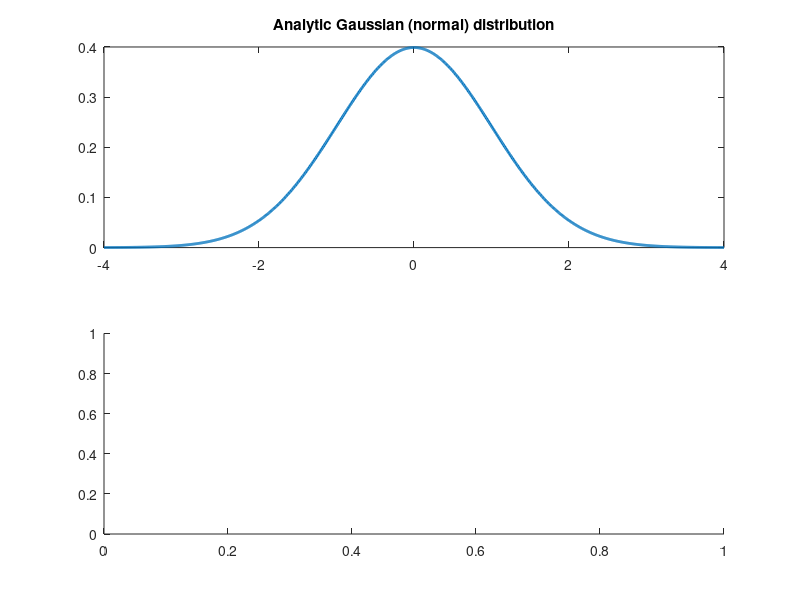

Here is the MATLAB script that generated this plot: (Note: this script raises an error after producing the figure.)
%%
%   COURSE: Master statistics and machine learning: intuition, math, code										
%      URL: udemy.com/course/statsml_x/?couponCode=202112 
% 
%  SECTION: Descriptive statistics
%    VIDEO: Data from different distributions
% 
%  TEACHER: Mike X Cohen, sincxpress.com
%

%%

% a clear MATLAB workspace is a clear mental workspace
close all; clear

%% Gaussian

% number of discretizations
N = 1001;

x = linspace(-4,4,N);
gausdist = normpdf(x);

figure(1), clf
subplot(211)
plot(x,gausdist,'linew',2)
title('Analytic Gaussian (normal) distribution')

% is this a probability distribution?
sum(gausdist)
% try scaling by dx...

%% Normally-distributed random numbers

% parameters
stretch = 1; % variance (square of standard deviation)
shift   = 5; % mean
n       = 1000;

% create data
data = stretch*randn(n,1) + shift;

% plot data
subplot(212)
histogram(data,25)
title('Empirical normal distribution')

%% Uniformly-distributed numbers

% parameters
stretch = 2; % not the variance
shift   = .5;
n       = 10000;

% create data
data = stretch*rand(n,1) + shift-stretch/2;

% plot data
figure(2), clf
subplot(211)
plot(data,'.')
title('Uniform data values')

subplot(212)
histogram(data,25)
title('Uniform data histogram')

%% log-normal distribution

N = 1001;
x = linspace(0,10,N);
lognormdist = lognpdf(x);

figure(3), clf
subplot(311)
plot(x,lognormdist,'linew',2)
title('Analytic log-normal distribution')

%% empirical log-normal distribution

shift   = 5;  % equal to the mean?
stretch = .5; % equal to standard deviation?
n = 2000;     % number of data points

% generate data
data = stretch*randn(n,1) + shift;
data = exp( data );

% plot data
subplot(312)
plot(data,'.')
title('Log-normal data values')

subplot(313)
histogram(data,25)
title('Log-normal data histogram')

%% binomial

% a binomial distribution is the probability of K heads in N coin tosses,
% given a probability of p heads (e.g., .5 is a fair coin).

n = 10; % number on coin tosses
p = .5; % probability of heads

x = 0:n+2;
bindist = binopdf(x,n,p);

figure(4), clf
bar(x,bindist)
title([ 'Binomial distribution (n=' num2str(n) ', p=' num2str(p) ')' ])

%% t

x  = linspace(-4,4,1001);
df = 200;
t  = tpdf(x,df);

figure(5), clf
plot(x,t,'linew',3)
xlabel('t-value'),ylabel('P(t | H_0)')
set(gca,'fontsize',20,'ytick',0:.1:.4,'xlim',x([1 end]))
title([ 't(' num2str(df) ') distribution' ])
box off


%% F

% parameters
num_df = 5; % numerator degrees of freedom
den_df = 100; % denominator df

% values to evaluate 
x = linspace(0,10,10001);

% the distribution
fdist = fpdf(x,num_df,den_df);

figure(6), clf
plot(x,fdist,'linewidth',2)
title(sprintf('F(%g,%g) distribution' ,num_df,den_df))
xlabel('F value')

%% done.
